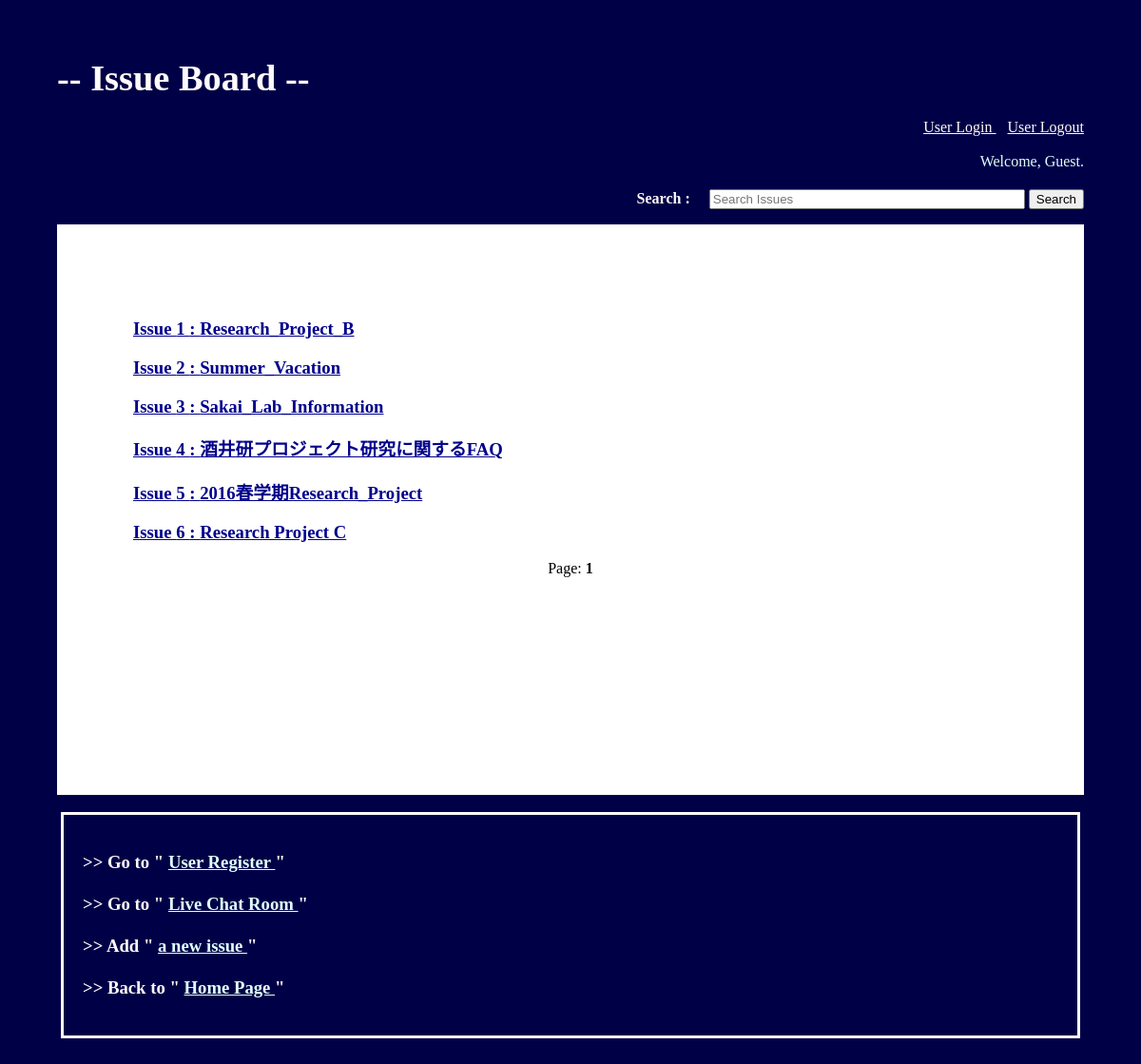
/home?page=2, run on an earlier commit of the app's database.
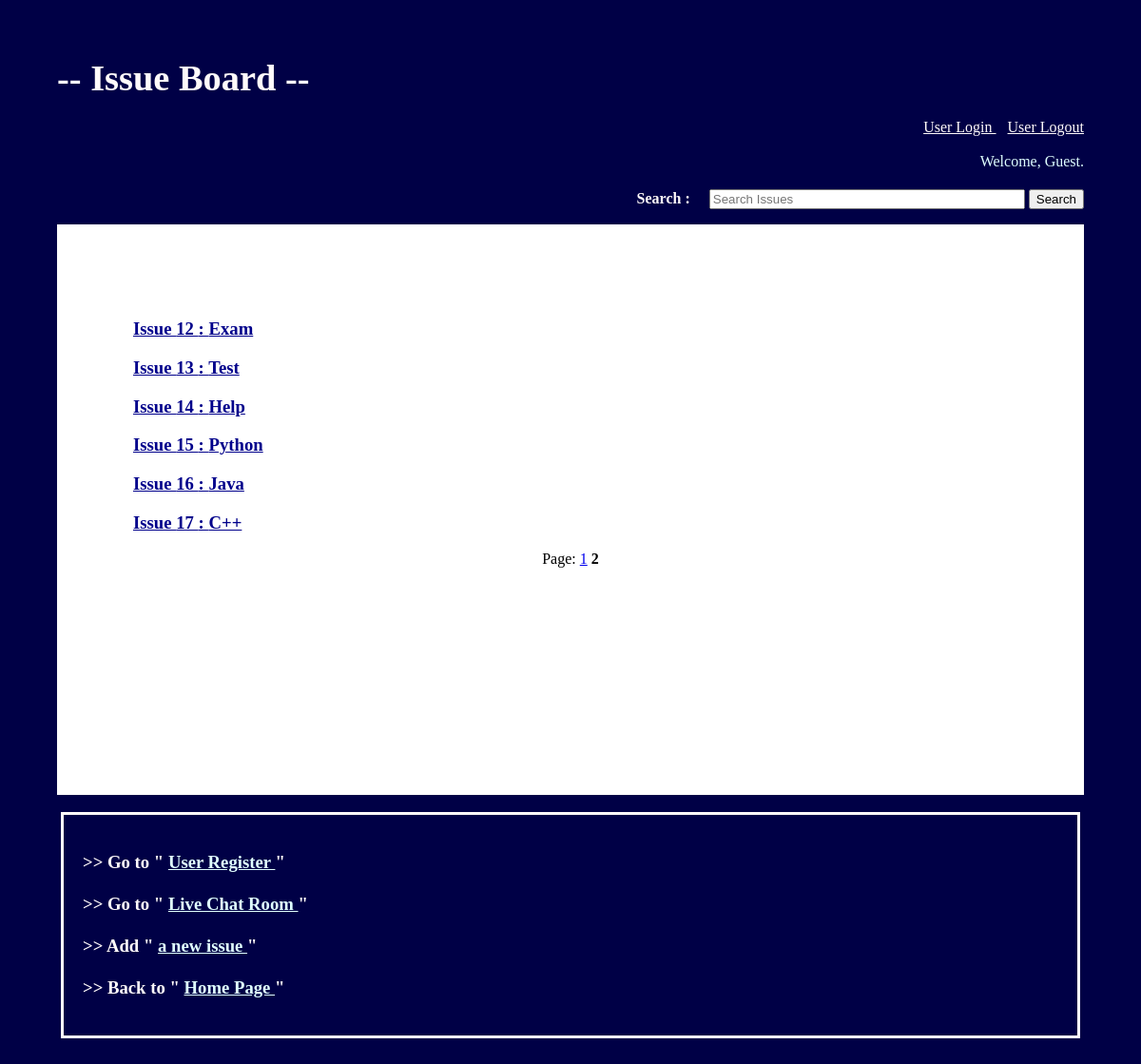
And on a later commit of the database.
### issue/models.py (models this page shows, shortened)
class IssuePost(models.Model):
    title = models.CharField(max_length=100)
    name = models.CharField(max_length=100)
    email = models.CharField(max_length=100)
    content = models.TextField(blank=True)
    create_time = models.DateTimeField(auto_created=True, auto_now_add=True)

### issue/views.py (the view)
# urls.py: url(r'^home$', home, name='home'),
def home(request):
    issue_list = IssuePost.objects.all().order_by('pk')
    query = request.GET.get("q")
    if query:
        issue_list = issue_list.filter(title__icontains=query)
    paginator = Paginator(issue_list, 10)
    page = request.GET.get('page')
    try:
        issues = paginator.page(page)
    except PageNotAnInteger:
        issues = paginator.page(1)
    except EmptyPage:
        issues = paginator.page(paginator.num_pages)
    return render(request, 'home.html', {
        'issues': issues,
    })

### templates/home.html (shortened to what this page needs)
<!DOCTYPE html>
<html lang="en" xmlns="http://www.w3.org/1999/html">
<head>
    <h1><b style="color:snow; font-size: larger"> -- Issue Board -- </b></h1>
    <p align = right>        <a href="{% url 'login' %}"  style="color: snow" > User Login </a>&nbsp;&nbsp;
        <a href="{% url 'logout' %}"  style="color: snow" > User Logout </a><br/></br>
        {% if user.is_authenticated %}
            <span style="color: lightcyan">Welcome, {{ user.get_username }}. Thanks for logging in.</span>
        {% else %}
            <span style="color: lightcyan">Welcome, Guest.</span>
        {% endif %}
    </p>
        <form method="GET" action="">
            <p align = right><b style="color:snow; font-size: medium">Search : </b>
           　<input type=text name="q" value="{{ request.GET.q }}" placeholder="Search Issues" style="width: 30%;">
            <input type=submit value="Search"></p>
        </form>
</head>
    <div style="background-color:white;color:black;padding:80px;height: 330pt">
        {% for issue in issues %}
        <h3>
        <a style="color: darkblue;" href="{% url 'issue_detail' pk=issue.pk %}">Issue {{issue.pk}} : {{ issue.title }}</a>
        </h3>
        {% endfor %}
        <p align = middle>
            Page:
            {% for num in issues.paginator.page_range %}
              {% ifequal num issues.number %}
                <span class="current"><b>{{ num }}</b></span>
              {% else %}
                <a href="?page={{ num }}"> {{ num }}</a>
              {% endifequal %}
            {% endfor %}
        </p>
    </div>
    <br>
    <body style="margin: 5%" background="https://images.unsplash.com/photo-1465158753229-aa725fff85a1?ixlib=rb-0.3.5&q=80&fm=jpg&crop=entropy&s=1b1d5afac6ea6583b441b809b188bdae">
        <div class = "center">
            <h3 style="color:snow">
               <p align = left>
                   >> Go to " <a href="{% url 'register' %}"  style="color: lightcyan" > User Register </a> " <br><br>
                   >> Go to " <a href="{% url 'livechat' %}"  style="color: lightcyan" > Live Chat Room </a> " <br><br>
               >> Add " <a href="{% url 'add_issue' %}"  style="color: lightcyan" > a new issue </a> " <br><br>
                >> Back to " <a href="{% url 'home' %}"  style="color: lightcyan" > Home Page </a> " </p>
            </h3>
        </div>
    </body>
</html>

What changed in the data, as far as the page shows it:
no longer on this page (row unchanged): IssuePost: pk "1", title "Research_Project_B"
no longer on this page (row unchanged): IssuePost: pk "2", title "Summer_Vacation"
no longer on this page (row unchanged): IssuePost: pk "3", title "Sakai_Lab_Information"
no longer on this page (row unchanged): IssuePost: pk "4", title "酒井研プロジェクト研究に関するFAQ"
no longer on this page (row unchanged): IssuePost: pk "5", title "2016春学期Research_Project"
no longer on this page (row unchanged): IssuePost: pk "6", title "Research Project C"
added IssuePost: pk "12", title "Exam"
added IssuePost: pk "13", title "Test"
added IssuePost: pk "14", title "Help"
added IssuePost: pk "15", title "Python"
added IssuePost: pk "16", title "Java"
added IssuePost: pk "17", title "C++"
Also different on the page:
list line gone: "1"
new list line: "1"
new list line: "2"
